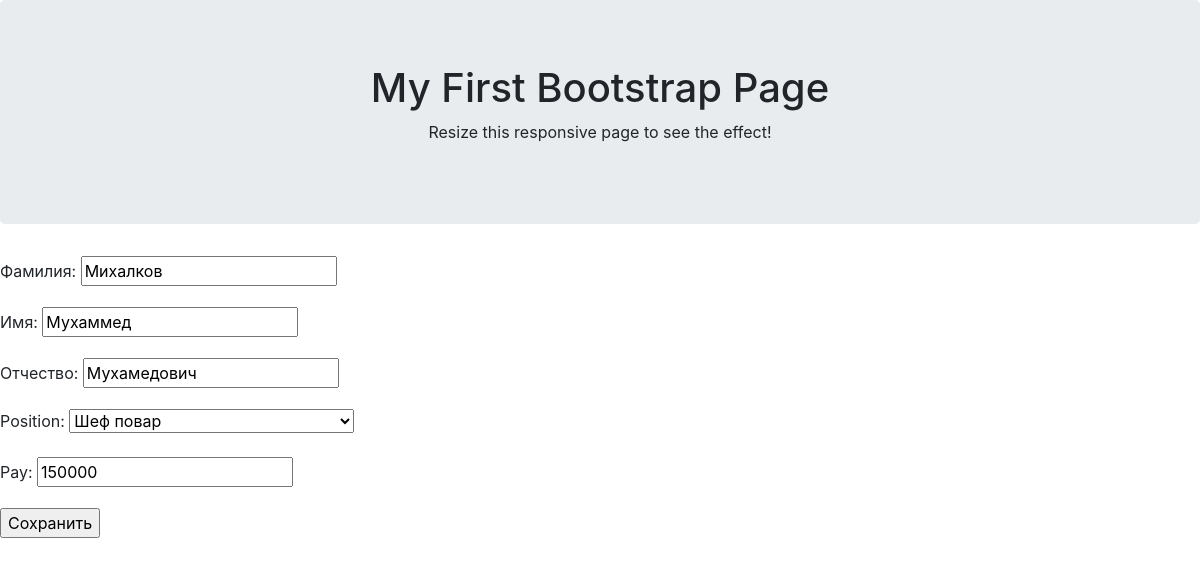
The app's page /table/change/2793/, older data.
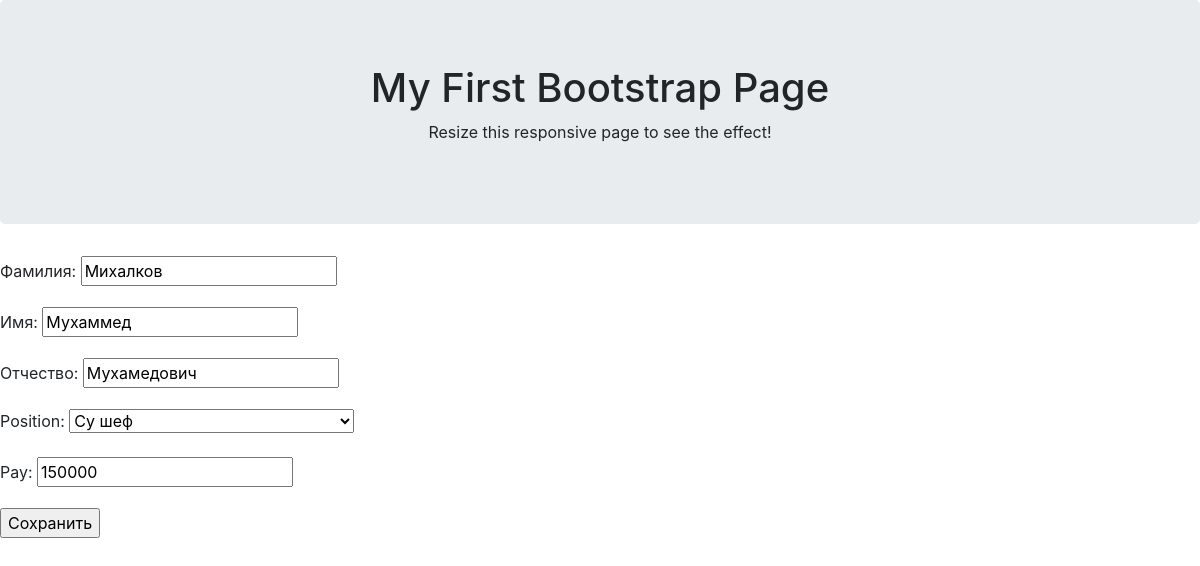
The same page, newer data.
### employee/models.py (models this page shows, shortened)
class Employee(MPTTModel):
    positions = (
        (None,'Выберите должность сотрудника'),
        ('cook','Повар'),
        ('shift_chef','Повар смены'),
        ('foreman','Бригадир'),
        ('sous_chef','Су шеф'),
        ('chef','Шеф повар')
    )
    last_name = models.CharField(verbose_name ='Фамилия',max_length = 50)
    first_name = models.CharField(verbose_name ='Имя', max_length = 50)
    middle_name = models.CharField(verbose_name ='Отчество',max_length = 50 )
    position = models.CharField(verbose_name = 'Должность',choices=positions,max_length=50)
    employment_date  = models.DateField(verbose_name='Дата приема на работу', auto_now=True)
    pay = models.DecimalField(max_digits=7,decimal_places=0)
    parent = TreeForeignKey('self',on_delete = models.CASCADE,null = True,blank=True, related_name = 'children')
    class MPTTMeta:
        order_inversion_by = ['first_name']

### employee/views.py (the view)
# urls.py: path('table/change/<int:pk>/',ChangeView.as_view(),name='change'),
class ChangeView(UpdateView):
    model = Employee
    form_class = EmployForm
    success_url = reverse_lazy('main')
    template_name = 'change.html'

### employee/forms.py
class EmployForm(forms.ModelForm):
    positions = (
        (None,'Выберите должность сотрудника'),
        ('cook','Повар'),
        ('shift_chef','Повар смены'),
        ('foreman','Бригадир'),
        ('sous_chef','Су шеф'),
        ('chef','Шеф повар')
    )
    last_name = forms.CharField(label ='Фамилия',max_length = 50)
    first_name = forms.CharField(label ='Имя', max_length = 50)
    middle_name = forms.CharField(label ='Отчество',max_length = 50 )
    position = forms.ChoiceField( choices=positions)
    pay = forms.DecimalField(max_digits=7,decimal_places=0)
    class Meta:
        model = Employee
        fields =('last_name','first_name','middle_name','position','pay')

### templates/change.html (shortened to what this page needs)
{% extends "base.html" %}
{% block content %}
<div class="jumbotron text-center">
    <h1>My First Bootstrap Page</h1>
    <p>Resize this responsive page to see the effect!</p>
  </div>
<form method="POST">
    {{ form.as_p }}
    <input type="submit" value="Сохранить">
</form>
{% endblock content %}

Row changes from the older to the newer data that the page shows:
changed Employee "Михалков": position "Шеф повар" → "Су шеф"
